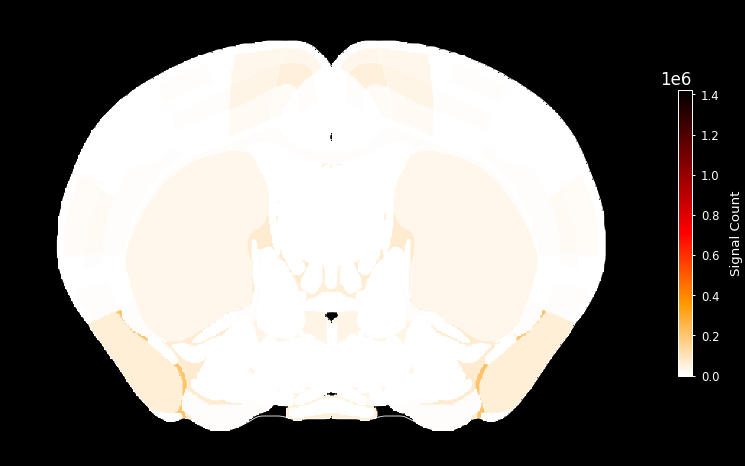
#> input picture .tmp_slice_test.png, 745 x 466 px; its folder holds only this picture in this run
$ python -i metrics.py   (imports and definitions only)
#> lines starting #> are read from the running program, lines starting #| are printed output that depends on the picture
from __future__ import annotations

import math
from typing import Any

import numpy as np
from scipy import ndimage


# [8 lines left out: function _safe_float, not called in this run]


def _mad(values: np.ndarray) -> float:
    arr = np.asarray(values, dtype=np.float64).ravel()
    if arr.size == 0:
        return 0.0
    med = float(np.median(arr))
    return float(np.median(np.abs(arr - med)))


def _robust_std(values: np.ndarray) -> float:
    return 1.4826 * _mad(values)


def _clip_ratio(numerator: float, denominator: float, *, default: float = 0.0) -> float:
    if denominator <= 0:
        return default
    return float(numerator / denominator)


def _percentile_dict(values: np.ndarray, percentiles: tuple[int, ...]) -> dict[str, float]:
    arr = np.asarray(values, dtype=np.float64).ravel()
    if arr.size == 0:
        return {f"p{p}": 0.0 for p in percentiles}
    pts = np.percentile(arr, list(percentiles))
    return {f"p{int(p)}": float(v) for p, v in zip(percentiles, pts, strict=True)}


def dtype_range(dtype: np.dtype) -> tuple[float, float]:
    if np.issubdtype(dtype, np.integer):
        info = np.iinfo(dtype)
        return float(info.min), float(info.max)
    if np.issubdtype(dtype, np.floating):
        return 0.0, 1.0
    return 0.0, 255.0


DEFAULT_DARK_PIXEL_THRESHOLD = 100.0
DEFAULT_LOW_CONTRAST_THRESHOLD = 0.08


def compute_exposure_dynamic_range_metrics(
    values: np.ndarray,
    *,
    dtype_min: float | None = None,
    dtype_max: float | None = None,
    saturation_margin: float = 0.001,
    dark_pixel_threshold: float = DEFAULT_DARK_PIXEL_THRESHOLD,
) -> dict[str, float]:
    arr = np.asarray(values)
    flat = arr.astype(np.float64, copy=False).ravel()
    if flat.size == 0:
        return {
            "mean": 0.0,
            "median": 0.0,
            "saturated_pixel_ratio": 0.0,
            "dark_pixel_ratio": 0.0,
            "robust_dynamic_range": 0.0,
            "dynamic_range_utilization": 0.0,
            "dark_pixel_threshold": float(dark_pixel_threshold),
            **_percentile_dict(flat, (1, 5, 25, 50, 75, 95, 99)),
        }

    if dtype_min is None or dtype_max is None:
        dmin, dmax = dtype_range(arr.dtype)
    else:
        dmin, dmax = float(dtype_min), float(dtype_max)

    span = max(dmax - dmin, 1.0)
    sat_threshold = dmax - saturation_margin * span

    percentiles = _percentile_dict(flat, (1, 5, 25, 50, 75, 95, 99))
    p1 = percentiles["p1"]
    p99 = percentiles["p99"]
    robust_dynamic_range = max(p99 - p1, 0.0)

    return {
        "mean": float(np.mean(flat)),
        "median": float(np.median(flat)),
        **percentiles,
        "saturated_pixel_ratio": float(np.mean(flat >= sat_threshold)),
        "dark_pixel_ratio": float(np.mean(flat < float(dark_pixel_threshold))),
        "robust_dynamic_range": robust_dynamic_range,
        "dynamic_range_utilization": _clip_ratio(robust_dynamic_range, span),
        "dark_pixel_threshold": float(dark_pixel_threshold),
    }


def _tile_grid(image_2d: np.ndarray, tile_size: int) -> tuple[np.ndarray, int, int]:
    image = np.asarray(image_2d, dtype=np.float64)
    tile = max(int(tile_size), 8)
    height, width = image.shape
    n_rows = max(height // tile, 1)
    n_cols = max(width // tile, 1)
    cropped = image[: n_rows * tile, : n_cols * tile]
    row_size = max(cropped.shape[0] // n_rows, 1)
    col_size = max(cropped.shape[1] // n_cols, 1)
    cropped = cropped[: n_rows * row_size, : n_cols * col_size]
    blocks = cropped.reshape(n_rows, row_size, n_cols, col_size)
    return blocks, n_rows, n_cols


def _tile_medians(image_2d: np.ndarray, tile_size: int) -> np.ndarray:
    blocks, n_rows, n_cols = _tile_grid(image_2d, tile_size)
    reshaped = blocks.reshape(n_rows, n_cols, -1)
    return np.median(reshaped, axis=2)


def _tile_percentile(image_2d: np.ndarray, tile_size: int, percentile: float) -> np.ndarray:
    blocks, n_rows, n_cols = _tile_grid(image_2d, tile_size)
    reshaped = blocks.reshape(n_rows, n_cols, -1)
    return np.percentile(reshaped, percentile, axis=2)


def _slab_means(image_2d: np.ndarray, axis: int, n_slabs: int) -> np.ndarray:
    image = np.asarray(image_2d, dtype=np.float64)
    length = image.shape[axis]
    n = max(int(n_slabs), 4)
    slab_size = max(length // n, 1)
    usable = slab_size * n
    if axis == 1:
        cropped = image[:, :usable]
        slabs = cropped.reshape(cropped.shape[0], n, slab_size)
        return slabs.mean(axis=(0, 2))
    cropped = image[:usable, :]
    slabs = cropped.reshape(n, slab_size, cropped.shape[1])
    return slabs.mean(axis=(1, 2))


def _profile_stats(profile: np.ndarray) -> dict[str, float]:
    arr = np.asarray(profile, dtype=np.float64).ravel()
    if arr.size == 0:
        return {"cv": 0.0, "range": 0.0, "max_min_ratio": 0.0, "outlier_fraction": 0.0, "slope": 0.0}
    mean = float(np.mean(arr))
    med = float(np.median(arr))
    mad = _mad(arr)
    robust_sigma = max(1.4826 * mad, 1e-6)
    outlier_fraction = float(np.mean(np.abs(arr - med) > 3.0 * robust_sigma))
    minimum = float(np.min(arr))
    maximum = float(np.max(arr))
    positions = np.arange(arr.size, dtype=np.float64)
    slope = float(np.polyfit(positions, arr, 1)[0]) if arr.size >= 2 else 0.0
    return {
        "cv": _clip_ratio(float(np.std(arr)), abs(mean)),
        "range": _clip_ratio(maximum - minimum, abs(mean)),
        "max_min_ratio": _clip_ratio(maximum, max(minimum, 1e-6), default=0.0),
        "outlier_fraction": outlier_fraction,
        "slope": slope,
    }


def compute_brightness_uniformity_metrics(
    image_2d: np.ndarray,
    *,
    tile_size: int = 256,
    n_slabs: int = 32,
    center_fraction: float = 0.5,
    edge_fraction: float = 0.1,
) -> dict[str, float]:
    image = np.asarray(image_2d, dtype=np.float64)
    if image.size == 0:
        return {
            "tile_median_cv": 0.0,
            "x_slab_cv": 0.0,
            "y_slab_cv": 0.0,
            "x_slab_slope": 0.0,
            "y_slab_slope": 0.0,
            "x_slab_max_min_ratio": 0.0,
            "y_slab_max_min_ratio": 0.0,
            "center_to_edge_ratio": 0.0,
        }

    tile_medians = _tile_medians(image, tile_size).ravel()
    tile_mean = float(np.mean(tile_medians)) if tile_medians.size else 0.0
    tile_median_cv = _clip_ratio(float(np.std(tile_medians)), abs(tile_mean))

    x_stats = _profile_stats(_slab_means(image, axis=0, n_slabs=n_slabs))
    y_stats = _profile_stats(_slab_means(image, axis=1, n_slabs=n_slabs))

    height, width = image.shape
    edge_y = max(int(height * edge_fraction), 1)
    edge_x = max(int(width * edge_fraction), 1)
    cy0 = int(height * (0.5 - center_fraction / 2))
    cy1 = int(height * (0.5 + center_fraction / 2))
    cx0 = int(width * (0.5 - center_fraction / 2))
    cx1 = int(width * (0.5 + center_fraction / 2))
    edge_mask = np.ones(image.shape, dtype=bool)
    edge_mask[edge_y : height - edge_y, edge_x : width - edge_x] = False
    center = image[cy0:cy1, cx0:cx1]
    edge_values = image[edge_mask]
    center_mean = float(np.mean(center)) if center.size else 0.0
    edge_mean = float(np.mean(edge_values)) if edge_values.size else 0.0

    return {
        "tile_median_cv": tile_median_cv,
        "x_slab_cv": x_stats["cv"],
        "y_slab_cv": y_stats["cv"],
        "x_slab_slope": x_stats["slope"],
        "y_slab_slope": y_stats["slope"],
        "x_slab_max_min_ratio": x_stats["max_min_ratio"],
        "y_slab_max_min_ratio": y_stats["max_min_ratio"],
        "center_to_edge_ratio": _clip_ratio(center_mean, max(edge_mean, 1e-6)),
    }


def otsu_threshold(values: np.ndarray, *, bins: int = 256) -> float:
    arr = np.asarray(values, dtype=np.float64).ravel()
    if arr.size == 0:
        return 0.0
    vmin = float(np.min(arr))
    vmax = float(np.max(arr))
    if vmax <= vmin:
        return vmin
    hist, bin_edges = np.histogram(arr, bins=bins, range=(vmin, vmax))
    hist = hist.astype(np.float64)
    prob = hist / max(hist.sum(), 1.0)
    bin_centers = (bin_edges[:-1] + bin_edges[1:]) / 2.0
    omega = np.cumsum(prob)
    mu = np.cumsum(prob * bin_centers)
    mu_t = mu[-1]
    sigma_b = (mu_t * omega - mu) ** 2 / np.maximum(omega * (1.0 - omega), 1e-12)
    idx = int(np.argmax(sigma_b))
    return float(bin_centers[idx])


def compute_contrast_metrics(values: np.ndarray) -> dict[str, float]:
    arr = np.asarray(values, dtype=np.float64).ravel()
    if arr.size == 0:
        return {
            "robust_contrast_score": 0.0,
            "percentile_contrast_ratio": 0.0,
            "otsu_threshold": 0.0,
            "otsu_foreground_ratio": 0.0,
            "otsu_background_ratio": 0.0,
            "candidate_cnr": 0.0,
            "median_foreground": 0.0,
            "median_background": 0.0,
            "mad_background": 0.0,
        }

    percentiles = _percentile_dict(arr, (25, 50, 75, 95))
    p25 = percentiles["p25"]
    p50 = percentiles["p50"]
    p75 = percentiles["p75"]
    p95 = percentiles["p95"]
    robust_sigma = max(_robust_std(arr), 1e-6)
    iqr = max(p75 - p25, 1e-6)

    threshold = otsu_threshold(arr)
    fg = arr >= threshold
    bg = ~fg
    median_fg = float(np.median(arr[fg])) if np.any(fg) else float(np.max(arr))
    median_bg = float(np.median(arr[bg])) if np.any(bg) else float(np.min(arr))
    mad_bg = _mad(arr[bg]) if np.any(bg) else 0.0
    candidate_cnr = _clip_ratio(median_fg - median_bg, max(1.4826 * mad_bg, 1e-6))

    return {
        "robust_contrast_score": _clip_ratio(p95 - p50, robust_sigma),
        "percentile_contrast_ratio": _clip_ratio(p95 - p50, iqr),
        "otsu_threshold": threshold,
        "otsu_foreground_ratio": float(np.mean(fg)),
        "otsu_background_ratio": float(np.mean(bg)),
        "candidate_cnr": candidate_cnr,
        "median_foreground": median_fg,
        "median_background": median_bg,
        "mad_background": mad_bg,
    }


def _connected_component_count(tile_mask: np.ndarray) -> int:
    labeled, count = ndimage.label(tile_mask)
    return int(count)


def _largest_component_fraction(mask: np.ndarray) -> float:
    if not np.any(mask):
        return 0.0
    labeled, _ = ndimage.label(mask)
    sizes = np.bincount(labeled.ravel())[1:]
    if sizes.size == 0:
        return 0.0
    return float(np.max(sizes) / mask.size)


def compute_diffuse_signal_metrics(
    image_2d: np.ndarray,
    *,
    tile_size: int = 256,
    global_percentiles: dict[str, float] | None = None,
    low_contrast_threshold: float = DEFAULT_LOW_CONTRAST_THRESHOLD,
) -> dict[str, float]:
    image = np.asarray(image_2d, dtype=np.float64)
    flat = image.ravel()
    if flat.size == 0:
        return {
            "bbsi": 0.0,
            "tile_p90_bright_fraction": 0.0,
            "diffuse_brightness_ratio": 0.0,
            "ebi_z": 0.0,
            "sss": 0.0,
            "ndss": 0.0,
            "ndss_area": 0.0,
            "ndss_intensity": 0.0,
            "ndss_diffusion": 0.0,
            "diffuse_noise_fraction": 0.0,
            "structured_signal_fraction": 0.0,
            "noise_to_signal_area_ratio": 0.0,
            "large_diffuse_component_fraction": 0.0,
            "diffuse_noise_score": 0.0,
            "mean_diffuse_tile_contrast": 0.0,
            "mean_structured_tile_contrast": 0.0,
        }

    if global_percentiles is None:
        global_percentiles = _percentile_dict(flat, (10, 25, 50, 75, 90))

    p10 = global_percentiles.get("p10", float(np.percentile(flat, 10)))
    p25 = global_percentiles.get("p25", float(np.percentile(flat, 25)))
    p50 = global_percentiles.get("p50", float(np.percentile(flat, 50)))
    p75 = global_percentiles.get("p75", float(np.percentile(flat, 75)))
    p90 = global_percentiles.get("p90", float(np.percentile(flat, 90)))

    tile_p10 = _tile_percentile(image, tile_size, 10.0)
    tile_p25 = _tile_percentile(image, tile_size, 25.0)
    tile_p90 = _tile_percentile(image, tile_size, 90.0)
    tile_medians = _tile_medians(image, tile_size)
    tile_spread = tile_p90 - tile_p10
    tile_contrast_ratio = tile_spread / np.maximum(tile_medians, 1.0)
    spread_floor = max(0.15 * float(np.median(tile_medians)), 50.0)

    structured_tile_mask = (tile_contrast_ratio >= low_contrast_threshold) & (tile_spread >= spread_floor)
    diffuse_tile_mask = (tile_medians > p25) & (tile_contrast_ratio < low_contrast_threshold) & (~structured_tile_mask)

    diffuse_noise_fraction = float(np.mean(diffuse_tile_mask))
    structured_signal_fraction = float(np.mean(structured_tile_mask))
    noise_to_signal_area_ratio = _clip_ratio(
        diffuse_noise_fraction,
        max(structured_signal_fraction, 1e-6),
    )
    large_diffuse_component_fraction = _largest_component_fraction(diffuse_tile_mask)
    sss = float(_connected_component_count(diffuse_tile_mask))

    flat_diffuse = tile_contrast_ratio[diffuse_tile_mask]
    flat_structured = tile_contrast_ratio[structured_tile_mask]
    mean_diffuse_tile_contrast = float(np.mean(flat_diffuse)) if flat_diffuse.size else 0.0
    mean_structured_tile_contrast = float(np.mean(flat_structured)) if flat_structured.size else 0.0

    if np.any(diffuse_tile_mask):
        bbsi = _clip_ratio(float(np.mean(tile_p25[diffuse_tile_mask])), max(p50, 1e-6))
        intensity_lift = _clip_ratio(float(np.mean(tile_medians[diffuse_tile_mask]) - p50), max(p90 - p50, 1e-6))
        flatness = min(
            _clip_ratio(low_contrast_threshold - mean_diffuse_tile_contrast, max(low_contrast_threshold, 1e-6)),
            1.0,
        )
    else:
        bbsi = _clip_ratio(float(np.mean(tile_p25)), max(p50, 1e-6))
        intensity_lift = 0.0
        flatness = 0.0

    tile_p90_bright_fraction = float(np.mean(tile_p90 > p75))
    diffuse_brightness_ratio = _clip_ratio(p50 - p10, max(p90 - p10, 1e-6))

    height, width = image.shape
    edge_y = max(int(height * 0.05), 1)
    edge_x = max(int(width * 0.05), 1)
    edge_mask = np.ones(image.shape, dtype=bool)
    edge_mask[edge_y : height - edge_y, edge_x : width - edge_x] = False
    edge_mean = float(np.mean(image[edge_mask]))
    center = image[height // 4 : 3 * height // 4, width // 4 : 3 * width // 4]
    center_mean = float(np.mean(center)) if center.size else float(np.mean(flat))
    ebi_z = _clip_ratio(edge_mean - center_mean, max(_robust_std(flat), 1e-6))

    ndss_area = min(diffuse_noise_fraction, 1.0)
    ndss_intensity = min(intensity_lift, 1.0)
    ndss_diffusion = min(flatness, 1.0)
    ndss = 0.4 * ndss_area + 0.3 * ndss_intensity + 0.3 * ndss_diffusion
    diffuse_noise_score = min(
        0.45 * diffuse_noise_fraction
        + 0.30 * large_diffuse_component_fraction
        + 0.25 * ndss_diffusion,
        1.0,
    )

    return {
        "bbsi": bbsi,
        "tile_p90_bright_fraction": tile_p90_bright_fraction,
        "diffuse_brightness_ratio": diffuse_brightness_ratio,
        "ebi_z": ebi_z,
        "sss": sss,
        "ndss": ndss,
        "ndss_area": ndss_area,
        "ndss_intensity": ndss_intensity,
        "ndss_diffusion": ndss_diffusion,
        "diffuse_noise_fraction": diffuse_noise_fraction,
        "structured_signal_fraction": structured_signal_fraction,
        "noise_to_signal_area_ratio": noise_to_signal_area_ratio,
        "large_diffuse_component_fraction": large_diffuse_component_fraction,
        "diffuse_noise_score": diffuse_noise_score,
        "mean_diffuse_tile_contrast": mean_diffuse_tile_contrast,
        "mean_structured_tile_contrast": mean_structured_tile_contrast,
    }


def compute_stripe_metrics(
    image_2d: np.ndarray,
    *,
    n_slabs: int = 32,
    fft_enabled: bool = False,
) -> dict[str, float]:
    image = np.asarray(image_2d, dtype=np.float64)
    if image.size == 0:
        base = {
            "row_profile_cv": 0.0,
            "col_profile_cv": 0.0,
            "row_profile_range": 0.0,
            "col_profile_range": 0.0,
            "row_profile_outlier_fraction": 0.0,
            "col_profile_outlier_fraction": 0.0,
            "x_slab_cv": 0.0,
            "y_slab_cv": 0.0,
            "slab_stripe_score": 0.0,
        }
        if fft_enabled:
            base["row_fft_peak_ratio"] = 0.0
            base["col_fft_peak_ratio"] = 0.0
        return base

    row_profile = image.mean(axis=1)
    col_profile = image.mean(axis=0)
    row_stats = _profile_stats(row_profile)
    col_stats = _profile_stats(col_profile)
    x_slab_cv = _profile_stats(_slab_means(image, axis=0, n_slabs=n_slabs))["cv"]
    y_slab_cv = _profile_stats(_slab_means(image, axis=1, n_slabs=n_slabs))["cv"]
    slab_stripe_score = float(max(row_stats["cv"], col_stats["cv"], x_slab_cv, y_slab_cv))

    metrics = {
        "row_profile_cv": row_stats["cv"],
        "col_profile_cv": col_stats["cv"],
        "row_profile_range": row_stats["range"],
        "col_profile_range": col_stats["range"],
        "row_profile_outlier_fraction": row_stats["outlier_fraction"],
        "col_profile_outlier_fraction": col_stats["outlier_fraction"],
        "x_slab_cv": x_slab_cv,
        "y_slab_cv": y_slab_cv,
        "slab_stripe_score": slab_stripe_score,
    }

    if fft_enabled:
        metrics["row_fft_peak_ratio"] = _fft_peak_ratio(row_profile)
        metrics["col_fft_peak_ratio"] = _fft_peak_ratio(col_profile)

    return metrics


# [15 lines left out: function _fft_peak_ratio, not called in this run]


def compute_focus_metrics(image_2d: np.ndarray) -> dict[str, float]:
    image = np.asarray(image_2d, dtype=np.float64)
    if image.size == 0:
        return {"laplacian_variance": 0.0, "tenengrad_score": 0.0}

    laplacian = ndimage.laplace(image)
    sobel_x = ndimage.sobel(image, axis=1)
    sobel_y = ndimage.sobel(image, axis=0)
    tenengrad = sobel_x * sobel_x + sobel_y * sobel_y
    return {
        "laplacian_variance": float(np.var(laplacian)),
        "tenengrad_score": float(np.mean(tenengrad)),
    }


def compute_slice_metrics(
    image_2d: np.ndarray,
    *,
    tile_size: int = 256,
    n_slabs: int = 32,
    fft_enabled: bool = False,
    global_percentiles: dict[str, float] | None = None,
    dark_pixel_threshold: float = DEFAULT_DARK_PIXEL_THRESHOLD,
    low_contrast_threshold: float = DEFAULT_LOW_CONTRAST_THRESHOLD,
) -> dict[str, dict[str, float]]:
    exposure = compute_exposure_dynamic_range_metrics(
        image_2d,
        dark_pixel_threshold=dark_pixel_threshold,
    )
    percentiles_for_diffuse = global_percentiles or _percentile_dict(
        np.asarray(image_2d).ravel(),
        (10, 25, 50, 75, 90),
    )

    return {
        "exposure_dynamic_range": exposure,
        "brightness_uniformity": compute_brightness_uniformity_metrics(
            image_2d,
            tile_size=tile_size,
            n_slabs=n_slabs,
        ),
        "contrast": compute_contrast_metrics(image_2d),
        "diffuse_signal": compute_diffuse_signal_metrics(
            image_2d,
            tile_size=tile_size,
            global_percentiles=percentiles_for_diffuse,
            low_contrast_threshold=low_contrast_threshold,
        ),
        "stripe_artifacts": compute_stripe_metrics(
            image_2d,
            n_slabs=n_slabs,
            fft_enabled=fft_enabled,
        ),
        "focus": compute_focus_metrics(image_2d),
    }


# [21 lines left out: functions flatten_metric_groups, aggregate_metric_dicts, not called in this run]

>>> import cv2
>>> picture = cv2.imread('../../.tmp_slice_test.png', cv2.IMREAD_GRAYSCALE)
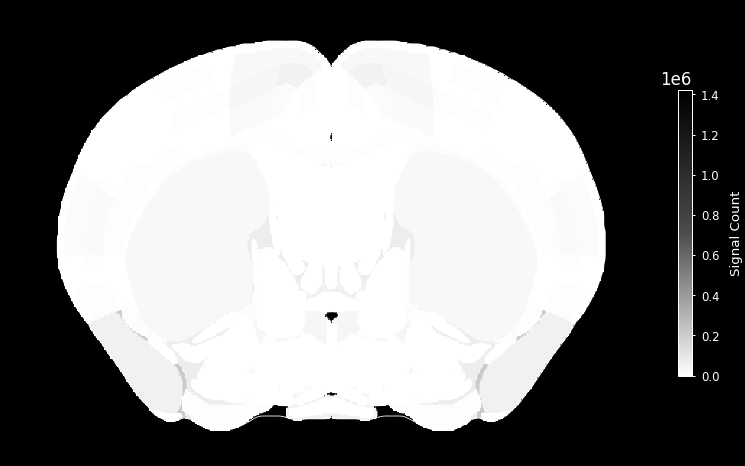
#> picture: shape (466, 745); min 0, max 255, mean 128.4
>>> result = compute_slice_metrics(picture)
#> in _percentile_dict, `pts = np.percentile(arr, list(percentiles))`: pts = [0, 0, 0, 237, 253, 255, 255]
#> in compute_exposure_dynamic_range_metrics, `percentiles = _percentile_dict(flat, (1, 5, 25, 50, 75, 95, 99))`: percentiles = {'p1': 0, 'p5': 0, 'p25': 0, 'p50': 237, 'p75': 253, 'p95': 255, 'p99': 255}
#> in compute_exposure_dynamic_range_metrics, `p1 = percentiles["p1"]`: p1 = 0
#> in compute_exposure_dynamic_range_metrics, `p99 = percentiles["p99"]`: p99 = 255
#> in compute_slice_metrics, `exposure = compute_exposure_dynamic_range_metrics( image_2d, dark_pixe..`: exposure = 14 items
#> in compute_slice_metrics, `percentiles_for_diffuse = global_percentiles or _percentile_dict( np.a..`: percentiles_for_diffuse = {'p10': 0, 'p25': 0, 'p50': 237, 'p75': 253, 'p90': 255}
#> in _tile_grid, `cropped = image[: n_rows * tile, : n_cols * tile]`:
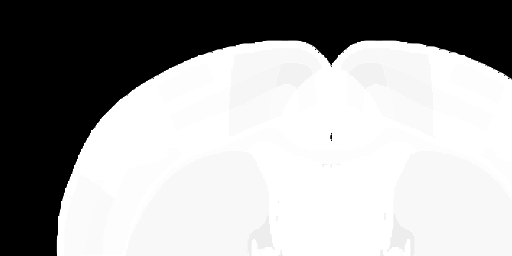
#> cropped: shape (256, 512) float64; min 0, max 255, mean 165.2
#> in _tile_medians, `blocks, n_rows, n_cols = _tile_grid(image_2d, tile_size)`: n_rows = 1; n_cols = 2
#> in compute_brightness_uniformity_metrics, `tile_medians = _tile_medians(image, tile_size).ravel()`: tile_medians = [0, 251]
#> in compute_brightness_uniformity_metrics, `tile_mean = float(np.mean(tile_medians)) if tile_medians.size else 0.0`: tile_mean = 125.5
#> in compute_brightness_uniformity_metrics, `tile_median_cv = _clip_ratio(float(np.std(tile_medians)), abs(tile_mea..`: tile_median_cv = 1
#> in _slab_means, `cropped = image[:usable, :]`:
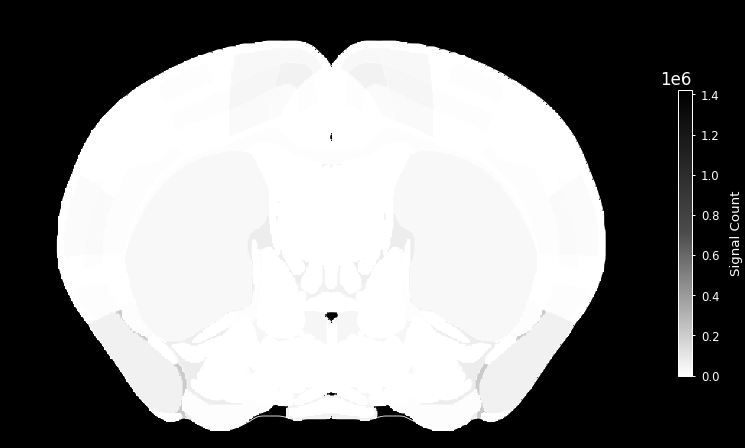
#> cropped: shape (448, 745) float64; min 0, max 255, mean 133.5
#> in _profile_stats, `arr = np.asarray(profile, dtype=np.float64).ravel()`: arr = 32 values, max 189.2 at index 18, min 0 at index 0, mean 133.5
#> in _profile_stats, `mean = float(np.mean(arr))`: mean = 133.5
#> in _profile_stats, `med = float(np.median(arr))`: med = 159.1
#> in _profile_stats, `mad = _mad(arr)`: mad = 24.46
#> in _profile_stats, `robust_sigma = max(1.4826 * mad, 1e-6)`: robust_sigma = 36.26
#> in _profile_stats, `outlier_fraction = float(np.mean(np.abs(arr - med) > 3.0 * robust_sigm..`: outlier_fraction = 0.156
#> in _profile_stats, `minimum = float(np.min(arr))`: minimum = 0
#> in _profile_stats, `maximum = float(np.max(arr))`: maximum = 189.2
#> in _profile_stats, `slope = float(np.polyfit(positions, arr, 1)[0]) if arr.size >= 2 else ..`: slope = 1.35
#> in compute_brightness_uniformity_metrics, `x_stats = _profile_stats(_slab_means(image, axis=0, n_slabs=n_slabs))`: x_stats = {'cv': 0.467, 'range': 1.42, 'max_min_ratio': 189198466, 'outlier_fraction': 0.156, 'slope': 1.35}
#> call 2 of _slab_means, with axis = 1, n_slabs = 32
#> in _slab_means (call 2), `cropped = image[:, :usable]`:
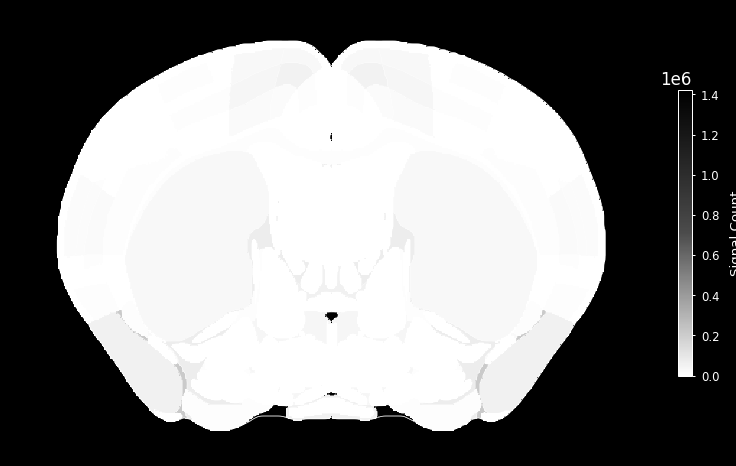
#> cropped: shape (466, 736) float64; min 0, max 255, mean 129.9
#> in compute_brightness_uniformity_metrics, `y_stats = _profile_stats(_slab_means(image, axis=1, n_slabs=n_slabs))`: y_stats = {'cv': 0.626, 'range': 1.58, 'max_min_ratio': 205694812.5, 'outlier_fraction': 0.281, 'slope': -2.06}
#> in compute_brightness_uniformity_metrics, `center = image[cy0:cy1, cx0:cx1]`:
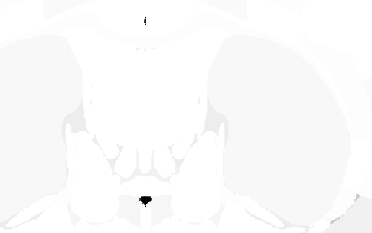
#> center: shape (233, 372) float64; min 0, max 255, mean 251.2
#> in compute_brightness_uniformity_metrics, `center_mean = float(np.mean(center)) if center.size else 0.0`: center_mean = 251.2
#> in compute_brightness_uniformity_metrics, `edge_mean = float(np.mean(edge_values)) if edge_values.size else 0.0`: edge_mean = 12.22
#> (the rest of the program and of its run is left out)
